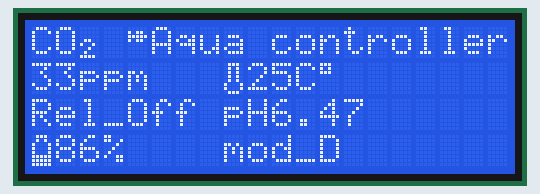
Bench run of a sketch on a simulated Arduino Uno, built with avr-gcc and run on an emulated ATmega328P. On the bench: 20×4 character LCD.

Above: at 0.2 s.
At 1.2 s:
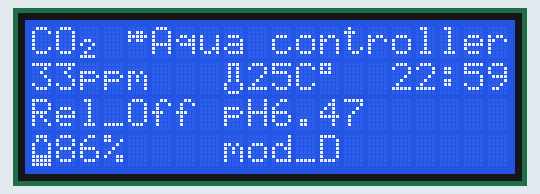

The sketch:

pH_controler_display.ino
```cpp
#include <LiquidCrystal_I2C.h>

LiquidCrystal_I2C lcd(0x27,20,4);

/*
// Create a custom character:
byte fullbottle[8] = {0x0E,0x0E,0x1F,0x1F,0x1F,0x1F,0x1F,0x1F}; //fullbottle
*/
byte bottleStates[6][8] = {
  {0x0E, 0x0E, 0x1F, 0x1F, 0x1F, 0x1F, 0x1F, 0x1F}, // fullbottle
  {0x0E, 0x0A, 0x11, 0x1F, 0x1F, 0x1F, 0x1F, 0x1F}, // 80percentbottle
  {0x0E, 0x0A, 0x11, 0x11, 0x1F, 0x1F, 0x1F, 0x1F}, // 60percentbottle
  {0x0E, 0x0A, 0x11, 0x11, 0x11, 0x1F, 0x1F, 0x1F}, // 40percentbottle
  {0x0E, 0x0A, 0x11, 0x11, 0x11, 0x11, 0x1F, 0x1F}, // 20percentbottle
  {0x0E, 0x0A, 0x11, 0x11, 0x11, 0x11, 0x11, 0x1F}  // 5percentbottle
};

byte temperature[8] = {0x0E,0x0A,0x0A,0x0A,0x0A,0x11,0x11,0x0E};
byte co2index[8] = {0x00,0x00,0x00,0x0C,0x12,0x04,0x08,0x1E};
byte fish[8]={0x00,0x16,0x1F,0x16,0x00,0x00,0x00,0x00};

void setup() {
  lcd.init();
  lcd.backlight();

  // Create characters directly:
  lcd.createChar(0, bottleStates[0]); //fullbottle
  lcd.createChar(1, bottleStates[3]); //40percent
  lcd.createChar(3, bottleStates[5]); //empty
  lcd.createChar(4, temperature);
  lcd.createChar(5, co2index);
  lcd.createChar(6, fish);
  // Clears the LCD screen:
  lcd.clear();

}

void loop() {
  //#########  NEED TO ADD LOGIC VARIABLES #########

  //#### MAIN MENU #####
  lcd.backlight();
  //display();
  //Write header
  lcd.setCursor(4, 0);
  lcd.write(byte(6));
  lcd.setCursor(5,0);
  lcd.print("Aqua controller");

  //first column
  //write CO2
  lcd.setCursor(0, 0);
  lcd.print("CO");
  lcd.setCursor(2, 0);
  lcd.write(byte(5));

  //write CO2 ppm status
  lcd.setCursor(0,1);
  lcd.print(33);
  lcd.setCursor(2,1);
  lcd.print("ppm");

  //write relay on/off
  lcd.setCursor(0,2);
  lcd.print("Rel_");
  lcd.setCursor(4,2);
  lcd.print("Off");

  //write CO2 cartridge status
  lcd.setCursor(0,3);
  lcd.write(byte(1));
  lcd.setCursor(1, 3);
  lcd.print("86%");

  //second column
  //write temp status
  lcd.setCursor(8, 1);
  lcd.write(byte(4));
  lcd.setCursor(9, 1);
  lcd.print("25C");
  lcd.setCursor(12, 1);
  lcd.print(char(223));

  //write pH status
  lcd.setCursor(8,2);
  lcd.print("pH");
  lcd.setCursor(10,2);
  lcd.print("6.47");

  //write mode
  lcd.setCursor(8, 3);
  lcd.print("mod_");
  lcd.setCursor(12,3);
  lcd.print("D");
  delay(1000);

  //third column
  lcd.setCursor(15,1);
  lcd.print("22:59");

  //lcd.noBacklight();
  //delay(2000);

}
```
